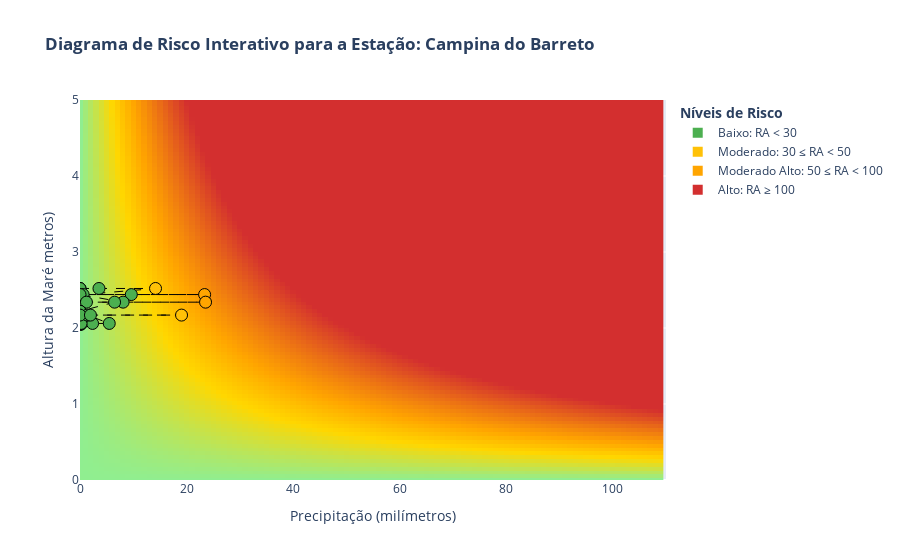
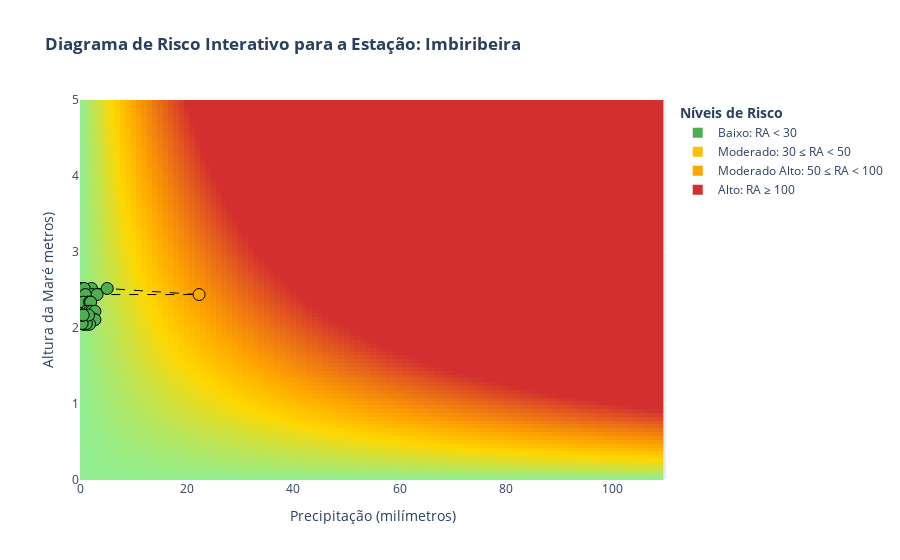
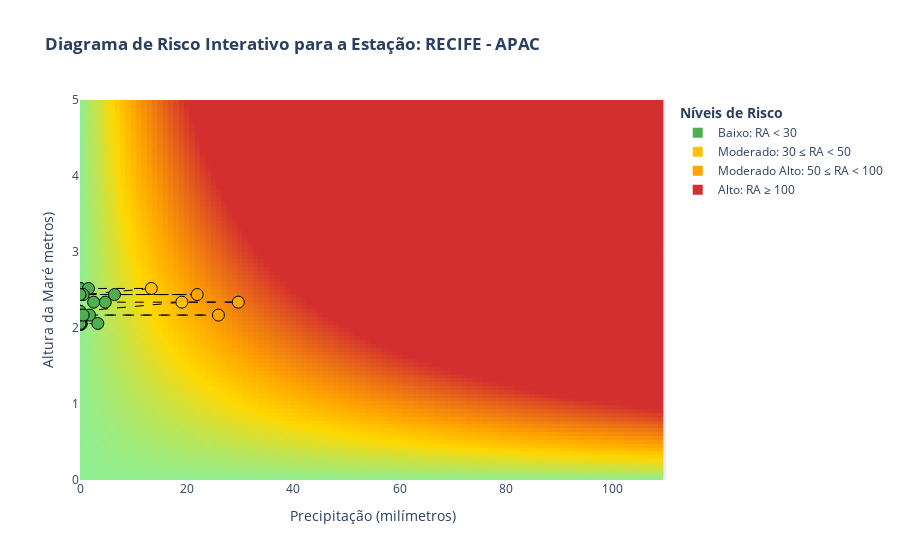
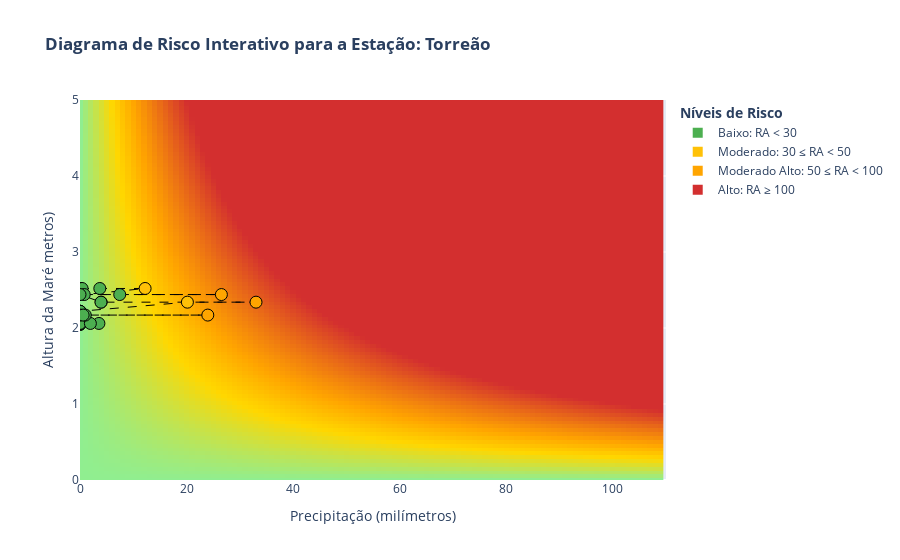

Notebook source saved alongside these figures, in order:
### Markdown cell above
Bloco de Execução Principal

### Code cell
# 1. Carrega e processa todos os dados usando os parâmetros
dados_finais = carregar_e_processar_dados(DATAS_DESEJADAS, ESTACOES_DESEJADAS, ARQUIVO_CHUVA_GITHUB, ARQUIVO_MARE_GITHUB)
    
# 2. Se os dados foram carregados com sucesso, continua a análise
if dados_finais is not None:
    # Analisa o risco e imprime o relatório
    dados_analisados = analisar_e_relatar_risco(dados_finais)
    
    # Gera os diagramas interativos com o Plotly
    if dados_analisados is not None:
        gerar_diagramas_interativos_plotly(dados_analisados, PASTA_SAIDA_INTERATIVA)
    
    print("\n\n✅ Processo completo!")
